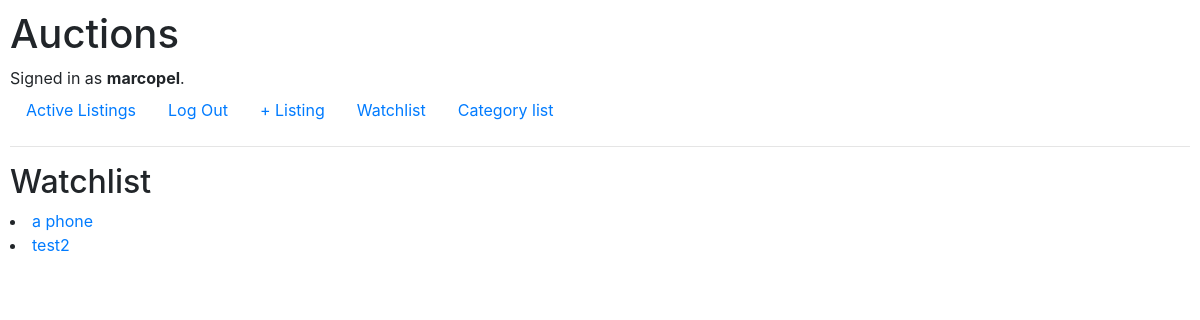
Page /wishlist (signed in) on the earlier database version.
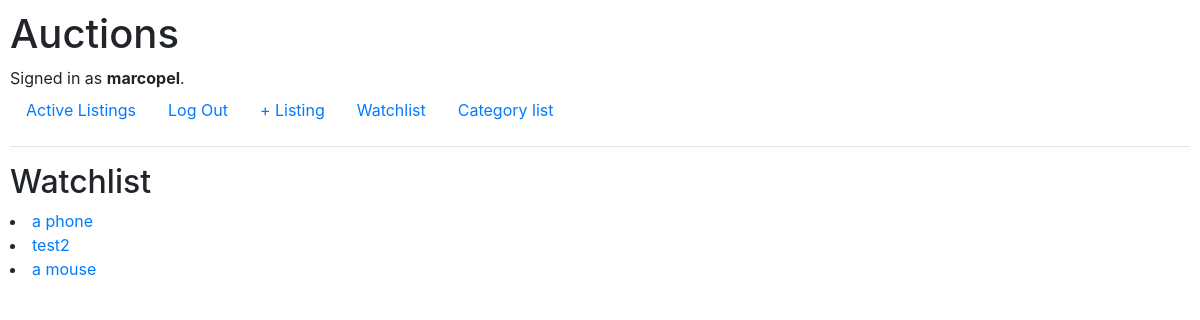
Same page on the later database version.
### auctions/models.py (models this page shows, shortened)
class Wishlist(models.Model):
    product = models.ForeignKey(AuctionListing, related_name="wishlist",
                                on_delete= models.CASCADE,
                                null=True, blank=True)
    user = models.ForeignKey(User, on_delete=models.CASCADE)
    def __str__(self):
        return f"{self.product}"

class AuctionListing(models.Model):
    product = models.CharField(max_length=255)
    description = models.TextField(default="none")
    category = models.CharField(max_length=255)
    initial_price = models.PositiveIntegerField(default=0)
    sold = models.BooleanField(default=False)
    user = models.ForeignKey(User, on_delete=models.CASCADE)
    image = models.ImageField(null=True, blank=True, upload_to='images/')
    def __str__(self):
        return f"{self.product}"

### auctions/views.py (the view)
# urls.py: path("wishlist", views.wishlist, name="wishlist"),
def wishlist(request):
    user = request.user
    wishlist_objects = Wishlist.objects.filter(user=user)
    print(wishlist_objects)
    context = {'wishlist_objects': wishlist_objects}
    return render(request, 'auctions/wishlist.html', context)

### auctions/templates/auctions/wishlist.html (shortened to what this page needs)
{% extends "auctions/layout.html" %}
{% block body %}
<h2>Watchlist</h2>
{% if wishlist_objects %}
        {% for wishlist_object in wishlist_objects %}
            <li><a href="{% url 'listing_detail' wishlist_object.product.id %}">{{ wishlist_object.product }}</a></li>
        {% endfor %}
{% endif %}
{% endblock body%}

Differences in the rows shown:
added Wishlist: product "a mouse"
